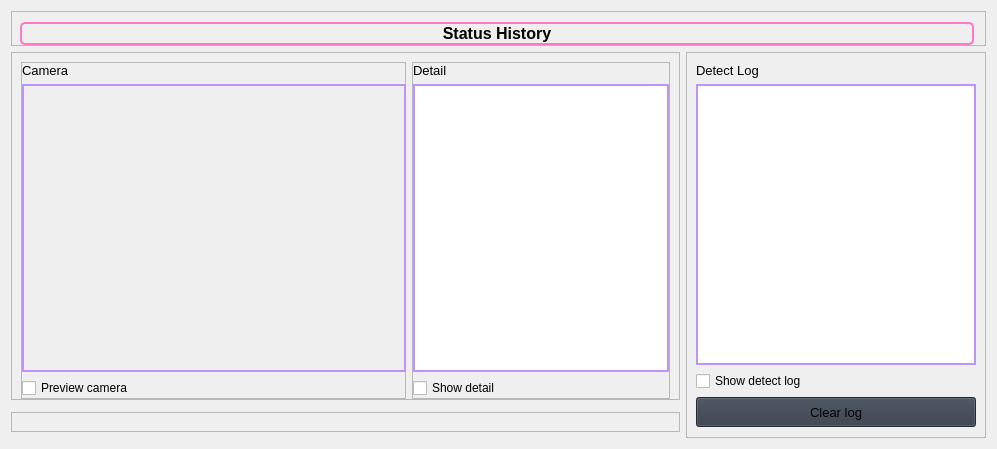
                     <widget class="QWidget" name="Status">
                      <property name="styleSheet">
                       <string notr="true"/>
                      </property>
                      <layout class="QGridLayout" name="gridLayout_3">
                       <item row="1" column="0">
                        <widget class="QFrame" name="frame">
                         <property name="minimumSize">
                          <size>
                           <width>0</width>
                           <height>0</height>
                          </size>
                         </property>
                         <property name="styleSheet">
                          <string notr="true">/*border: 1px solid #73AD21;</string>
                         </property>
                         <property name="frameShape">
                          <enum>QFrame::StyledPanel</enum>
                         </property>
                         <property name="frameShadow">
                          <enum>QFrame::Raised</enum>
                         </property>
                         <layout class="QHBoxLayout" name="horizontalLayout_8">
                          <property name="spacing">
                           <number>6</number>
                          </property>
                          <property name="leftMargin">
                           <number>9</number>
                          </property>
                          <property name="topMargin">
                           <number>9</number>
                          </property>
                          <property name="rightMargin">
                           <number>9</number>
                          </property>
                          <property name="bottomMargin">
                           <number>0</number>
                          </property>
                          <item>
                           <widget class="QFrame" name="frame_3">
                            <property name="minimumSize">
                             <size>
                              <width>385</width>
                              <height>0</height>
                             </size>
                            </property>
                            <property name="maximumSize">
                             <size>
                              <width>384</width>
                              <height>16777215</height>
                             </size>
                            </property>
                            <property name="frameShape">
                             <enum>QFrame::StyledPanel</enum>
                            </property>
                            <property name="frameShadow">
                             <enum>QFrame::Raised</enum>
                            </property>
                            <layout class="QVBoxLayout" name="verticalLayout_22">
                             <property name="spacing">
                              <number>6</number>
                             </property>
                             <property name="leftMargin">
                              <number>0</number>
                             </property>
                             <property name="topMargin">
                              <number>0</number>
                             </property>
                             <property name="rightMargin">
                              <number>0</number>
                             </property>
                             <property name="bottomMargin">
                              <number>0</number>
                             </property>
                             <item>
                              <widget class="QLabel" name="labelBoxBlenderInstalation_7">
                               <property name="sizePolicy">
                                <sizepolicy hsizetype="Preferred" vsizetype="Fixed">
                                 <horstretch>0</horstretch>
                                 <verstretch>0</verstretch>
                                </sizepolicy>
                               </property>
                               <property name="font">
                                <font>
                                 <pointsize>10</pointsize>
                                 <italic>false</italic>
                                 <bold>false</bold>
                                </font>
                               </property>
                               <property name="styleSheet">
                                <string notr="true"/>
                               </property>
                               <property name="text">
                                <string>Camera</string>
                               </property>
                              </widget>
                             </item>
                             <item alignment="Qt::AlignHCenter|Qt::AlignVCenter">
                              <widget class="QFrame" name="Camera_Frame_1">
                               <property name="minimumSize">
                                <size>
                                 <width>384</width>
                                 <height>288</height>
                                </size>
                               </property>
                               <property name="maximumSize">
                                <size>
                                 <width>384</width>
                                 <height>288</height>
                                </size>
                               </property>
                               <property name="styleSheet">
                                <string notr="true">#Camera_Frame_1 {
	border: 2px solid #bd93f9;
	/*background-position: center;
	background-repeat: no-repeat;
	background-image: url(:/images/images/images/Logo_Small (8).png);*/
}

</string>
                               </property>
                               <property name="frameShape">
                                <enum>QFrame::StyledPanel</enum>
                               </property>
                               <property name="frameShadow">
                                <enum>QFrame::Raised</enum>
                               </property>
                               <layout class="QVBoxLayout" name="Camera_Frame_1_Layout">
                                <property name="spacing">
                                 <number>0</number>
                                </property>
                                <property name="leftMargin">
                                 <number>0</number>
                                </property>
                                <property name="topMargin">
                                 <number>0</number>
                                </property>
                                <property name="rightMargin">
                                 <number>0</number>
                                </property>
                                <property name="bottomMargin">
                                 <number>0</number>
                                </property>
                                <item alignment="Qt::AlignHCenter|Qt::AlignVCenter">
                                 <widget class="QLabel" name="Camera1_label">
                                  <property name="sizePolicy">
                                   <sizepolicy hsizetype="Preferred" vsizetype="Preferred">
                                    <horstretch>0</horstretch>
                                    <verstretch>0</verstretch>
                                   </sizepolicy>
                                  </property>
                                  <property name="styleSheet">
                                   <string notr="true">font: 15pt &quot;Segoe UI&quot;;
color: #E6E6E6;</string>
                                  </property>
                                  <property name="text">
                                   <string/>
                                  </property>
                                 </widget>
                                </item>
                               </layout>
                              </widget>
                             </item>
                             <item>
                              <widget class="QCheckBox" name="pre_cam_1">
                               <property name="maximumSize">
                                <size>
                                 <width>16777215</width>
                                 <height>16777215</height>
                                </size>
                               </property>
                               <property name="text">
                                <string>Preview camera</string>
                               </property>
                              </widget>
                             </item>
                            </layout>
                           </widget>
                          </item>
                          <item>
                           <widget class="QFrame" name="frame_5">
                            <property name="minimumSize">
                             <size>
                              <width>0</width>
                              <height>0</height>
                             </size>
                            </property>
                            <property name="maximumSize">
                             <size>
                              <width>16777215</width>
                              <height>16777215</height>
                             </size>
                            </property>
                            <property name="frameShape">
                             <enum>QFrame::StyledPanel</enum>
                            </property>
                            <property name="frameShadow">
                             <enum>QFrame::Raised</enum>
                            </property>
                            <layout class="QVBoxLayout" name="verticalLayout_23">
                             <property name="leftMargin">
                              <number>0</number>
                             </property>
                             <property name="topMargin">
                              <number>0</number>
                             </property>
                             <property name="rightMargin">
                              <number>0</number>
                             </property>
                             <property name="bottomMargin">
                              <number>0</number>
                             </property>
                             <item>
                              <widget class="QLabel" name="labelBoxBlenderInstalation_10">
                               <property name="sizePolicy">
                                <sizepolicy hsizetype="Preferred" vsizetype="Fixed">
                                 <horstretch>0</horstretch>
                                 <verstretch>0</verstretch>
                                </sizepolicy>
                               </property>
                               <property name="maximumSize">
                                <size>
                                 <width>384</width>
                                 <height>16777215</height>
                                </size>
                               </property>
                               <property name="font">
                                <font>
                                 <pointsize>10</pointsize>
                                 <italic>false</italic>
                                 <bold>false</bold>
                                </font>
                               </property>
                               <property name="styleSheet">
                                <string notr="true"/>
                               </property>
                               <property name="text">
                                <string>Detail</string>
                               </property>
                              </widget>
                             </item>
                             <item>
                              <widget class="QTextBrowser" name="Detail_text">
                               <property name="styleSheet">
                                <string notr="true">#Detail_text {
	border: 2px solid #bd93f9;
}</string>
                               </property>
                               <property name="html">
                                <string>&lt;!DOCTYPE HTML PUBLIC &quot;-//W3C//DTD HTML 4.0//EN&quot; &quot;http://www.w3.org/TR/REC-html40/strict.dtd&quot;&gt;
&lt;html&gt;&lt;head&gt;&lt;meta name=&quot;qrichtext&quot; content=&quot;1&quot; /&gt;&lt;meta charset=&quot;utf-8&quot; /&gt;&lt;style type=&quot;text/css&quot;&gt;
p, li { white-space: pre-wrap; }
&lt;/style&gt;&lt;/head&gt;&lt;body style=&quot; font-family:'Segoe UI'; font-size:10pt; font-weight:400; font-style:normal;&quot;&gt;
&lt;p style=&quot;-qt-paragraph-type:empty; margin-top:0px; margin-bottom:0px; margin-left:0px; margin-right:0px; -qt-block-indent:0; text-indent:0px;&quot;&gt;&lt;br /&gt;&lt;/p&gt;&lt;/body&gt;&lt;/html&gt;</string>
                               </property>
                              </widget>
                             </item>
                             <item>
                              <widget class="QCheckBox" name="show_detail">
                               <property name="minimumSize">
                                <size>
                                 <width>0</width>
                                 <height>0</height>
                                </size>
                               </property>
                               <property name="maximumSize">
                                <size>
                                 <width>384</width>
                                 <height>16777215</height>
                                </size>
                               </property>
                               <property name="text">
                                <string>Show detail</string>
                               </property>
                              </widget>
                             </item>
                            </layout>
                           </widget>
                          </item>
                         </layout>
                        </widget>
                       </item>
                       <item row="0" column="0" colspan="2">
                        <widget class="QFrame" name="row_7">
                         <property name="frameShape">
                          <enum>QFrame::StyledPanel</enum>
                         </property>
                         <property name="frameShadow">
                          <enum>QFrame::Raised</enum>
                         </property>
                         <layout class="QVBoxLayout" name="verticalLayout_36">
                          <property name="spacing">
                           <number>0</number>
                          </property>
                          <property name="leftMargin">
                           <number>8</number>
                          </property>
                          <property name="topMargin">
                           <number>10</number>
                          </property>
                          <property name="rightMargin">
                           <number>11</number>
                          </property>
                          <property name="bottomMargin">
                           <number>0</number>
                          </property>
                          <item>
                           <widget class="QLabel" name="label_3">
                            <property name="font">
                             <font>
                              <pointsize>12</pointsize>
                              <italic>false</italic>
                              <bold>true</bold>
                             </font>
                            </property>
                            <property name="styleSheet">
                             <string notr="true">font: 12pt &quot;Segoe UI&quot;;
font-weight: bold;
border-radius: 5px;
border: 2px solid #ff79c6;</string>
                            </property>
                            <property name="text">
                             <string>Status History</string>
                            </property>
                            <property name="alignment">
                             <set>Qt::AlignCenter</set>
                            </property>
                           </widget>
                          </item>
                         </layout>
                        </widget>
                       </item>
                       <item row="1" column="1" rowspan="4">
                        <widget class="QFrame" name="frame_2">
                         <property name="sizePolicy">
                          <sizepolicy hsizetype="Fixed" vsizetype="Preferred">
                           <horstretch>0</horstretch>
                           <verstretch>0</verstretch>
                          </sizepolicy>
                         </property>
                         <property name="minimumSize">
                          <size>
                           <width>300</width>
                           <height>0</height>
                          </size>
                         </property>
                         <property name="maximumSize">
                          <size>
                           <width>300</width>
                           <height>16777215</height>
                          </size>
                         </property>
                         <property name="frameShape">
                          <enum>QFrame::StyledPanel</enum>
                         </property>
                         <property name="frameShadow">
                          <enum>QFrame::Raised</enum>
                         </property>
                         <layout class="QVBoxLayout" name="verticalLayout_28">
                          <property name="spacing">
                           <number>6</number>
                          </property>
                          <property name="topMargin">
                           <number>10</number>
                          </property>
                          <property name="bottomMargin">
                           <number>10</number>
                          </property>
                          <item>
                           <widget class="QLabel" name="labelBoxBlenderInstalation_8">
                            <property name="sizePolicy">
                             <sizepolicy hsizetype="Preferred" vsizetype="Fixed">
                              <horstretch>0</horstretch>
                              <verstretch>0</verstretch>
                             </sizepolicy>
                            </property>
                            <property name="font">
                             <font>
                              <pointsize>10</pointsize>
                              <italic>false</italic>
                              <bold>false</bold>
                             </font>
                            </property>
                            <property name="styleSheet">
                             <string notr="true"/>
                            </property>
                            <property name="text">
                             <string>Detect Log</string>
                            </property>
                           </widget>
                          </item>
                          <item>
                           <widget class="QTextBrowser" name="Detect_LOG">
                            <property name="styleSheet">
                             <string notr="true">#Detect_LOG {
	border: 2px solid #bd93f9;
}</string>
                            </property>
                            <property name="html">
                             <string>&lt;!DOCTYPE HTML PUBLIC &quot;-//W3C//DTD HTML 4.0//EN&quot; &quot;http://www.w3.org/TR/REC-html40/strict.dtd&quot;&gt;
&lt;html&gt;&lt;head&gt;&lt;meta name=&quot;qrichtext&quot; content=&quot;1&quot; /&gt;&lt;meta charset=&quot;utf-8&quot; /&gt;&lt;style type=&quot;text/css&quot;&gt;
p, li { white-space: pre-wrap; }
&lt;/style&gt;&lt;/head&gt;&lt;body style=&quot; font-family:'Segoe UI'; font-size:10pt; font-weight:400; font-style:normal;&quot;&gt;
&lt;p style=&quot;-qt-paragraph-type:empty; margin-top:0px; margin-bottom:0px; margin-left:0px; margin-right:0px; -qt-block-indent:0; text-indent:0px;&quot;&gt;&lt;br /&gt;&lt;/p&gt;&lt;/body&gt;&lt;/html&gt;</string>
                            </property>
                           </widget>
                          </item>
                          <item>
                           <widget class="QCheckBox" name="show_log">
                            <property name="maximumSize">
                             <size>
                              <width>320</width>
                              <height>16777215</height>
                             </size>
                            </property>
                            <property name="text">
                             <string>Show detect log</string>
                            </property>
                           </widget>
                          </item>
                          <item>
                           <widget class="QPushButton" name="btn_clear_log">
                            <property name="minimumSize">
                             <size>
                              <width>150</width>
                              <height>30</height>
                             </size>
                            </property>
                            <property name="font">
                             <font>
                              <pointsize>10</pointsize>
                              <italic>false</italic>
                              <bold>false</bold>
                             </font>
                            </property>
                            <property name="cursor">
                             <cursorShape>PointingHandCursor</cursorShape>
                            </property>
                            <property name="styleSheet">
                             <string notr="true">background-color: rgb(52, 59, 72);</string>
                            </property>
                            <property name="text">
                             <string>Clear log</string>
                            </property>
                            <property name="icon">
                             <iconset resource="resources.qrc">
                              <normaloff>:/icons/images/icons/cil-x-circle.png</normaloff>:/icons/images/icons/cil-x-circle.png</iconset>
                            </property>
                           </widget>
                          </item>
                         </layout>
                        </widget>
                       </item>
                       <item row="3" column="0">
                        <widget class="QFrame" name="aframe_6">
                         <property name="sizePolicy">
                          <sizepolicy hsizetype="Expanding" vsizetype="Expanding">
                           <horstretch>0</horstretch>
                           <verstretch>0</verstretch>
                          </sizepolicy>
                         </property>
                         <property name="frameShape">
                          <enum>QFrame::StyledPanel</enum>
                         </property>
                         <property name="frameShadow">
                          <enum>QFrame::Raised</enum>
                         </property>
                         <layout class="QHBoxLayout" name="horizontalLayout_10"/>
                        </widget>
                       </item>
                      </layout>
                     </widget>
